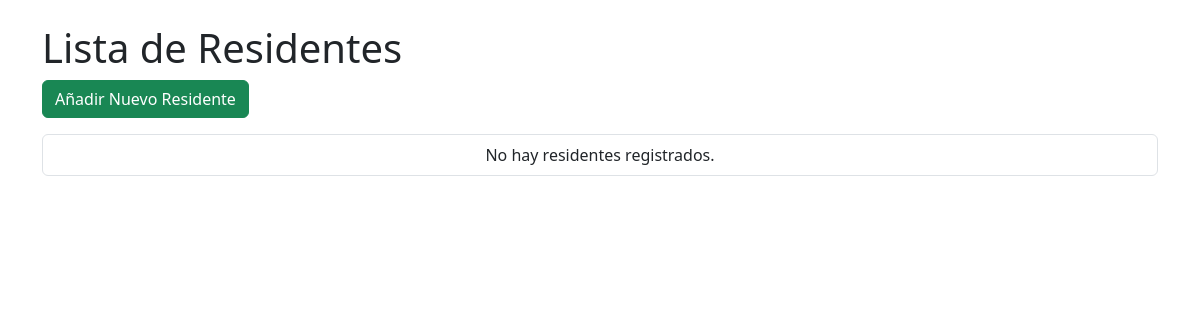
Page /residents/ on the earlier database version.
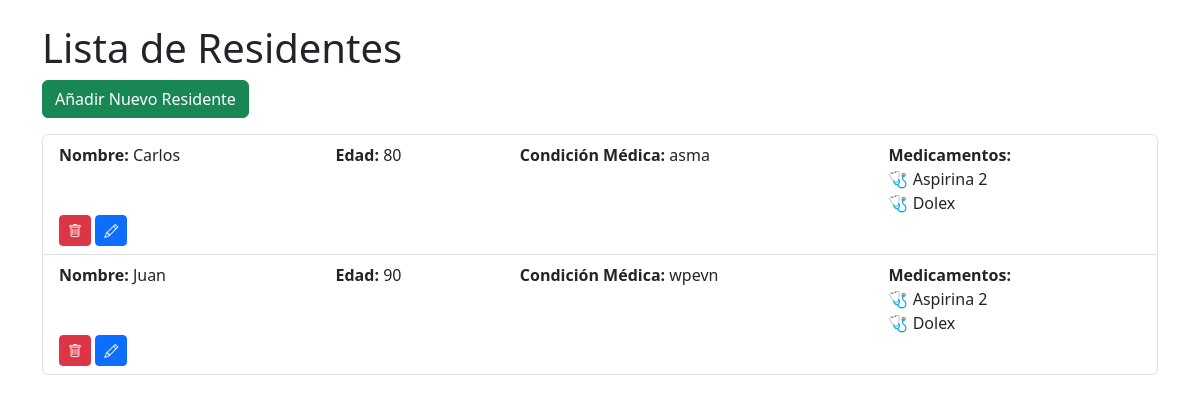
Same page on the later database version.
### residents/models.py (models this page shows, shortened)
class Resident(models.Model):
    name = models.CharField(max_length=100)
    age = models.IntegerField()
    medical_condition = models.CharField(max_length=300)
    medications = models.ManyToManyField('medications.Medication', related_name='residents')

### medications/models.py (models this page shows, shortened)
class Medication(models.Model):
    name = models.CharField(max_length=100)

### residents/views.py (the view)
# urls.py: path('', views.residents_view, name='residents_view'),
def residents_view(request):
    residents = rl.get_all_residents()
    return render(request, 'list_residents.html', {'residents': residents})

### residents/logic/residents_logic.py (called while the page is built)
def get_all_residents():
    return Resident.objects.all()

### residents/templates/list_residents.html (shortened to what this page needs)
<!DOCTYPE html>
<html>
<head>
    <link rel="stylesheet" href="https://cdn.jsdelivr.net/npm/bootstrap@5.3.0/dist/css/bootstrap.min.css">
    <link rel="stylesheet" href="https://cdn.jsdelivr.net/npm/bootstrap-icons@1.10.5/font/bootstrap-icons.css">
</head>
<body class="container mt-4">
    <h1>Lista de Residentes</h1>
    <a href="{% url 'residents:create_resident_view' %}" class="btn btn-success mb-3">Añadir Nuevo Residente</a>
    <ul class="list-group">
        {% for resident in residents %}
            <li class="list-group-item">
                <div class="row">
                    <div class="col-md-3"><strong>Nombre:</strong> {{ resident.name }}</div>
                    <div class="col-md-2"><strong>Edad:</strong> {{ resident.age }}</div>
                    <div class="col-md-4"><strong>Condición Médica:</strong> {{ resident.medical_condition }}</div>
                    <div class="col-md-3"><strong>Medicamentos:</strong>
                        {% if resident.medications.all %}
                            <ul class="list-unstyled">
                                {% for medication in resident.medications.all %}
                                    <li>🩺 {{ medication.name }}</li>
                                {% endfor %}
                            </ul>
                        {% else %}
                            No tiene medicamentos asignados
                        {% endif %}
                    </div>
                    <div>
                        <form action="{% url 'residents:delete_resident_view' resident.pk %}" method="POST" class="d-inline">
                            <button type="submit" class="btn btn-danger btn-sm" title="Eliminar" onclick="return confirm('¿Estás seguro de que deseas eliminar este medicamento?');">
                                <i class="bi bi-trash"></i>
                            </button>
                        </form>
                        <a href="{% url 'residents:update_resident_view' resident.pk %}" class="btn btn-primary btn-sm me-2" title="Editar">
                            <i class="bi bi-pencil"></i>
                        </a>
                    </div>
                </div>
            </li>
        {% empty %}
            <li class="list-group-item text-center">No hay residentes registrados.</li>
        {% endfor %}
    </ul>
</body>
</html>

Differences in the rows shown:
added Resident: name "Carlos", age "80", medical_condition "asma"
now on this page (row unchanged): Medication: name "Aspirina 2"
now on this page (row unchanged): Medication: name "Dolex"
added Resident: name "Juan", age "90", medical_condition "wpevn"
Other differences:
text no longer shown: "No hay residentes registrados."
